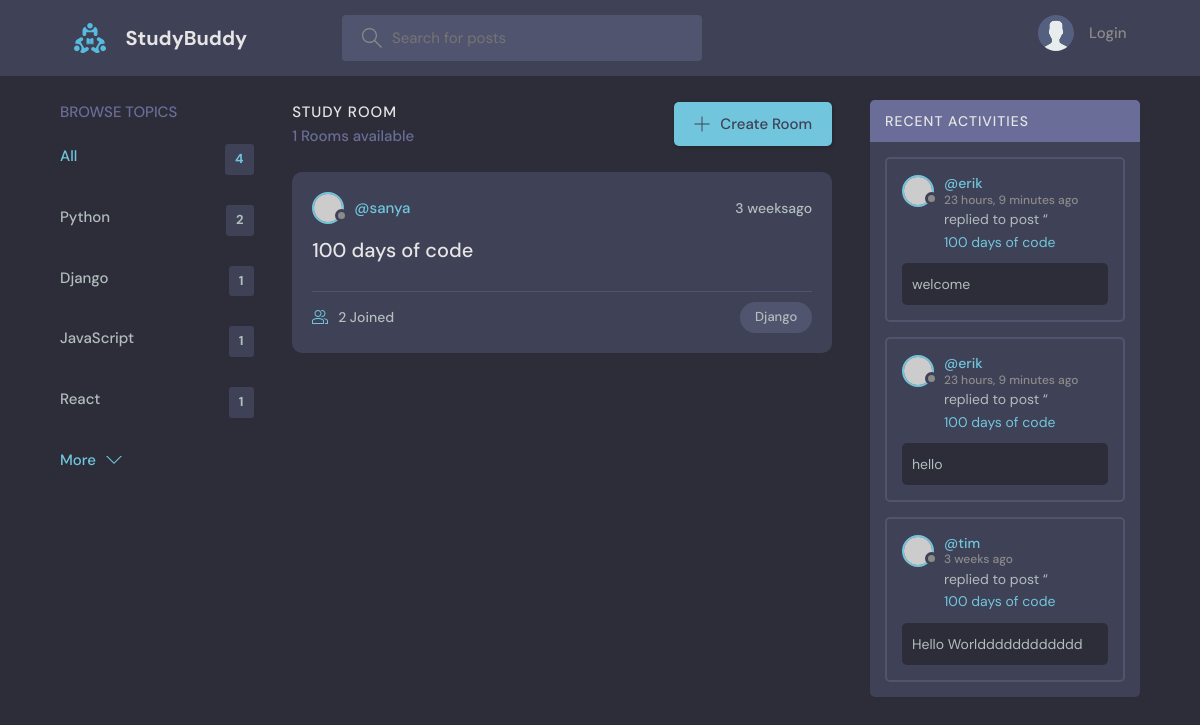
Screenshot of /?q=Django with the database file from the repository.
### base/models.py (models this page shows, shortened)
class Topic(models.Model):
    name = models.CharField(max_length=200)

class Room(models.Model):
    host = models.ForeignKey(User,on_delete = models.SET_NULL,null = True)
    topic = models.ForeignKey(Topic,on_delete = models.SET_NULL,null = True)
    name = models.CharField(max_length=200)
    description = models.TextField(null=True,blank=True)
    participants = models.ManyToManyField(User,related_name='participants',blank=True)
    updated = models.DateTimeField(auto_now=True)
    created = models.DateTimeField(auto_now_add=True)
    class Meta:
        ordering = ['-updated','-created']
    def __str__(self):
        return self.name

class Message(models.Model):
    user = models.ForeignKey(User,on_delete=models.CASCADE)
    room = models.ForeignKey(Room,on_delete = models.CASCADE)
    body = models.TextField()
    updated = models.DateTimeField(auto_now=True)
    created = models.DateTimeField(auto_now_add=True)
    class Meta:
        ordering = ['-updated','-created']

### base/views.py (the view)
# urls.py: path('', views.index ,name="index"),
def index(request):
    q=request.GET.get('q') if request.GET.get('q') != None else ''
    rooms = Room.objects.filter(
        Q(topic__name__icontains=q) |
        Q(name__icontains=q) |
        Q(description__icontains=q)
    )
    topics = Topic.objects.all()
    room_count =rooms.count()
    room_messages = Message.objects.filter(Q(room__topic__name__icontains=q))
    context = {'rooms' : rooms, 'topics':topics, 'room_count':room_count,'room_messages':room_messages}
    return render(request, 'base/index.html' , context )

### base/templates/base/index.html (shortened to what this page needs)
{% extends 'main.html' %}
{% block content %}
<main class="layout layout--3">
  <div class="container">
    {% include 'base/topics_components.html' %}
    <div class="roomList">
      <div class="roomList__header">
        <div>
          <h2>Study Room</h2>
          <p>{{rooms.count}} Rooms available</p>
        </div>
        <a class="btn btn--main" href="{% url 'create-room' %}">
          <svg
            version="1.1"
            xmlns="http://www.w3.org/2000/svg"
            width="32"
            height="32"
            viewBox="0 0 32 32"
          >
            <title>add</title>
            <path
              d="M16.943 0.943h-1.885v14.115h-14.115v1.885h14.115v14.115h1.885v-14.115h14.115v-1.885h-14.115v-14.115z"
            ></path>
          </svg>
          Create Room
        </a>
      </div>
      {% include 'base/feed_component.html' %}
    </div>
    {% include 'base/activity_component.html' %}
  </div>
</main>
{% endblock %}

### base/templates/base/topics_components.html (shortened to what this page needs)
<div class="topics">
    <div class="topics__header">
      <h2>Browse Topics</h2>
    </div>
    <ul class="topics__list">
      <li>
        <a href="{% url 'index' %}" class="active">All <span>{{topics.count}}</span></a>
      </li>
      {%for topic in topics%}
      <li>
        <a href="{% url 'index' %}?q={{topic.name}}">{{topic.name}} <span>{{topic.room_set.all.count}}</span></a>
      </li>
      {% endfor %}
    </ul>
    <a class="btn btn--link" href="topics.html">
      More
      <svg
        version="1.1"
        xmlns="http://www.w3.org/2000/svg"
        width="32"
        height="32"
        viewBox="0 0 32 32"
      >
        <title>chevron-down</title>
        <path d="M16 21l-13-13h-3l16 16 16-16h-3l-13 13z"></path>
      </svg>
    </a>
  </div>

### base/templates/base/feed_component.html (shortened to what this page needs)
{% for room in rooms %}
<div class="roomListRoom">
  <div class="roomListRoom__header">
    <a href="{% url 'user-profile' room.host.id %}" class="roomListRoom__author">
      <div class="avatar avatar--small">
        <img src="https://randomuser.me/api/portraits/women/11.jpg" />
      </div>
      <span>@{{room.host.username}}</span>
    </a>
    <div class="roomListRoom__actions">
      <span>{{room.created|timesince}}ago</span>
    </div>
  </div>
  <div class="roomListRoom__content">
    <a href="{% url 'room' room.id %}">{{room.name}}</a>
  </div>
  <div class="roomListRoom__meta">
    <a href="{% url 'room' room.id %}" class="roomListRoom__joined">
      {{room.participants.all.count}} Joined
    </a>
    <p class="roomListRoom__topic">{{room.topic.name}}</p>
  </div>
</div>
{% endfor%}

### base/templates/base/activity_component.html (shortened to what this page needs)
<div class="activities">
    <div class="activities__header">
      <h2>Recent Activities</h2>
    </div>
    {% for message in room_messages %}
    <div class="activities__box">
      <div class="activities__boxHeader roomListRoom__header">
        <a href="{% url 'user-profile' message.user.id %}" class="roomListRoom__author">
          <div class="avatar avatar--small">
            <img src="https://randomuser.me/api/portraits/women/11.jpg" />
          </div>
          <p>
            @{{message.user}}
            <span>{{message.created|timesince}} ago</span>
          </p>
        </a>
      </div>
      <div class="activities__boxContent">
        <p>
          replied to post “<a href="{% url 'room' message.room.id %}">{{message.room}}</a
          >
        </p>
        <div class="activities__boxRoomContent">
         {{message.body}}
        </div>
      </div>
    </div>
    {% endfor %}
  </div>

### rows the page displays
Topic: name "Python", room_set.all.count "2"
Topic: name "Django", room_set.all.count "1"
Topic: name "JavaScript", room_set.all.count "1"
Topic: name "React", room_set.all.count "1"
Room: host.username "sanya", created "3 weeks", name "100 days of code", participants.all.count "2", topic.name "Django"
Message: user "erik", created "23 hours, 9 minutes", room "100 days of code", body "welcome"
Message: user "erik", created "23 hours, 9 minutes", room "100 days of code", body "hello"
Message: user "tim", created "3 weeks", room "100 days of code", body "Hello Worldddddddddddd"

### other values shown
{{ topics.count }} "4"
{{ rooms.count }} "1"
